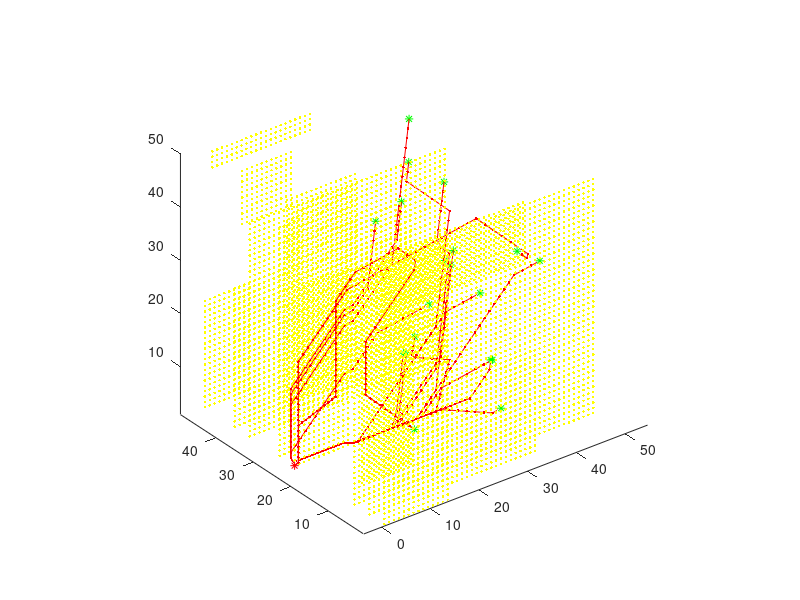

Write MATLAB code to recreate this figure.
function exploreWaterpump3D()
close all;

animate=true;
numdests=20;

matsize=50;
table=zeros([matsize,matsize,matsize]);
numofits=10000;


% startN=round(rand(1,2)*matsize);
startN=[1,matsize/2,1];
endN=[ceil(rand(numdests-1,3)*matsize)];

%make sure they are different and not zero
% while startN(1)==0 || startN(2)==0 || startN(3)==0 ; startN=round(rand(1,3)*matsize); end
% while (endN(1)==startN(1) && endN(2)==startN(2) && endN(3)==startN(3)) || endN(1)==0 || endN(2)==0 ||endN(3)==0 ;  endN=round(rand(1,3)*matsize); end

%% Make obstacles
obstacles=[];

%spiral
% obdensity=8;
% t = 0:0.1:obdensity*matsize; obstacles=unique(round([([t .* cos(t)]'+obdensity*matsize)./obdensity, ([t .* sin(t)]'+obdensity*matsize)./obdensity]),'rows');

%random stalagmite & stalactite like obstacles
for i=1:4:matsize
    if rand>0.5
        barlength=round(rand*matsize);while barlength==matsize; round(rand*matsize);end
        current_z=1;
        while rand>0.05
            obstacles=[obstacles;[[1:matsize-barlength]',i*ones([matsize-barlength,1]),current_z*ones([matsize-barlength,1])]];
            current_z=current_z+1;
        end
    end
end

for i=3:4:matsize
    if rand>0.5
        barlength=round(rand*matsize);while barlength==matsize; round(rand*matsize);end
        current_z=0;
        while rand>0.05
            obstacles=[obstacles;[[barlength+1:matsize+1]',i*ones([matsize-barlength+1,1]),current_z*ones([matsize-barlength+1,1])]];
            current_z=current_z+1;
        end       
    end
end

% random dust
% obstacles=[obstacles;round(rand(matsize^2,3)*matsize)];

if ~isempty(find(obstacles(:,1)==startN(1) & obstacles(:,2)==startN(2) & obstacles(:,3)==startN(3) ,1))
    badnode=find(obstacles(:,1)==startN(1) & obstacles(:,2)==startN(2) & obstacles(:,3)==startN(3));
    obstacles=obstacles([1:badnode-1,badnode+1:end],:);
end
if ~isempty(find(obstacles(:,1)==endN(1) & obstacles(:,2)==endN(2) & obstacles(:,3)==endN(3),1))
    badnode=find(obstacles(:,1)==endN(1) & obstacles(:,2)==endN(2) & obstacles(:,3)==endN(3));
    obstacles=obstacles([1:badnode-1,badnode+1:end],:);
end
%get rid of zeros
obstacles=obstacles(obstacles(:,1)>0 & obstacles(:,2)>0 & obstacles(:,3)>0 &...
                    obstacles(:,1)<=matsize & obstacles(:,2)<=matsize & obstacles(:,3)<=matsize,:);
% plot(obstacles(:,1),obstacles(:,2),'r.');

%set start to be 1
table(startN(1),startN(2),startN(3))=1;

%% Realise water from start
tic
for i=1:numofits;
    a=[];b=[];c=[];
    totalsize=length(find(table==1));
    for cCount=1:matsize
        if size(a,1)==totalsize;break;end
        [atemp,btemp]=find(table(:,:,cCount)==1);
        ctemp=cCount*ones([size(atemp,1),1]);
        a=[a;atemp];
        b=[b;btemp];
        c=[c;ctemp];
    end
    
    
%    if there are none ==1 then we have explored as much as possible
    if isempty(a);  
        display('No path possible');break; 
    end
    %set to update the surrounding cells
    toupdate=[a-1,b-1,c-1;a-1,b,c-1;a-1,b+1,c-1;
              a,b-1,c-1;a,b,c-1;a,b+1,c-1;
              a+1,b-1,c-1;a+1,b,c-1;a+1,b+1,c-1;
              
              a-1,b-1,c;a-1,b,c;a-1,b+1,c;
              a,b-1,c;a,b,c;a,b+1,c;
              a+1,b-1,c;a+1,b,c;a+1,b+1,c;
              
              a-1,b-1,c+1;a-1,b,c+1;a-1,b+1,c+1;
              a,b-1,c+1;a,b,c+1;a,b+1,c+1;
              a+1,b-1,c+1;a+1,b,c+1;a+1,b+1,c+1];
          
          toupdate=toupdate(toupdate(:,1)>0 & toupdate(:,1)<matsize+1,:);
          toupdate=toupdate(toupdate(:,2)>0 & toupdate(:,2)<matsize+1,:);
          toupdate=toupdate(toupdate(:,3)>0 & toupdate(:,3)<matsize+1,:);
          
    %find all other cells which are greater than 0
%     [c,d]=find(table>1);
    [a2,b2,c2]=find(table>1);
    
    %put together into a single index and only use unique
    singleindex=unique([(toupdate(:,3)-1)*matsize^2+(toupdate(:,2)-1)*matsize+toupdate(:,1);...
                        (c2-1)*matsize^2+(b2-1)*matsize+a2]);
    %only update each cell once         
    %toupdate=unique([toupdate;[c,d]],'rows');
    
    table(singleindex)=table(singleindex)+1;
    
    %remove obstacles (set to 0)
    table((obstacles(:,3)-1)*matsize^2+(obstacles(:,2)-1)*matsize+obstacles(:,1))=0;
    
    %if we have got to the destination then break - a path is possible
    if isempty(find(table((endN(:,3)-1)*matsize^2+(endN(:,2)-1)*matsize+endN(:,1))==0,1)); break; end
    %draw every now and again
    if  animate==true && rand>1 %0.95 
        Xtoplot=1:matsize;
        Ytoplot=1:matsize;
        Ztoplot=1:matsize;
        toplot=[];plotcolor=[];
        for x=Xtoplot
            for y=Ytoplot
                toplot=[toplot;x*ones([matsize,1]),y*ones([matsize,1]),Ztoplot'];
                plotcolor=[plotcolor;squeeze(table(x,y,:))];
            end
        end
        plotcolor=plotcolor./max(plotcolor);
        scatter3(toplot(:,1),toplot(:,2),toplot(:,3),plotcolor','marker','*');
        drawnow
    end

end
toc
% keyboard
%% Go from destination to source (ANIMATE)

%if there is a way to get to the start
if ~isempty(find(table((endN(:,3)-1)*matsize^2+(endN(:,2)-1)*matsize+endN(:,1))>0,1))
    %plot start and finish
    hold on;
    plot3(startN(3),startN(2),startN(1),'r*')
    plot3(endN(:,3),endN(:,2),endN(:,1),'g*')
    plot3(obstacles(:,3),obstacles(:,2),obstacles(:,1),'y.')
    scrsz = get(0,'ScreenSize');
    set(gcf,'Position',[1 scrsz(2) scrsz(3) scrsz(4)])
    axis equal;view(3);rotate3d

    goalsfound=find(table((endN(:,3)-1)*matsize^2+(endN(:,2)-1)*matsize+endN(:,1))>0)';
    for i=1:size(goalsfound,2)
        %work backwards from the finish
        pathval(i).val=[endN(goalsfound(i),1),endN(goalsfound(i),2),endN(goalsfound(i),3)];
        maxval=0;
        % while the first step of the path is not at the start work backwards
        while pathval(i).val(1,1)~=startN(1) || pathval(i).val(1,2)~=startN(2) || pathval(i).val(1,3)~=startN(3)
            a=pathval(i).val(1,1);b=pathval(i).val(1,2);c=pathval(i).val(1,3);

            %find the next (actally previous) node
            nextnode=[a-1,b-1,c-1;a-1,b,c-1;a-1,b+1,c-1;
                      a,b-1,c-1;a,b,c-1;a,b+1,c-1;
                      a+1,b-1,c-1;a+1,b,c-1;a+1,b+1,c-1;

                      a-1,b-1,c;a-1,b,c;a-1,b+1,c;
                      a,b-1,c;a,b,c;a,b+1,c;
                      a+1,b-1,c;a+1,b,c;a+1,b+1,c;

                      a-1,b-1,c+1;a-1,b,c+1;a-1,b+1,c+1;
                      a,b-1,c+1;a,b,c+1;a,b+1,c+1;
                      a+1,b-1,c+1;a+1,b,c+1;a+1,b+1,c+1];
              
            nextnode=nextnode(nextnode(:,1)>0 & nextnode(:,1)<=matsize,:);
            nextnode=nextnode(nextnode(:,2)>0 & nextnode(:,2)<=matsize,:); 
            nextnode=nextnode(nextnode(:,3)>0 & nextnode(:,3)<=matsize,:); 
            %go through possible nextnodes and find the highest or the closest
            %if they are the same value
            index=1;updated=false;
            for j=1:size(nextnode,1)
                if table(nextnode(j,1),nextnode(j,2),nextnode(j,3))>maxval 
                    index=j;maxval=table(nextnode(j,1),nextnode(j,2),nextnode(j,3));
                    updated=true;
                elseif table(nextnode(j,1),nextnode(j,2),nextnode(j,3))==maxval &&...
                        ((startN(1)-nextnode(j,1))^2+(startN(2)-nextnode(j,2))^2+(startN(3)-nextnode(j,3))^2)<=...
                        ((startN(1)-nextnode(index,1))^2+(startN(2)-nextnode(index,2))^2)+(startN(3)-nextnode(index,3))^2
                    index=j;maxval=table(nextnode(j,1),nextnode(j,2),nextnode(j,3));
                    updated=true;
                end
            end
            %if there is no higher than the current pick a random one
            %(SHOULDN'T BE NEEDED)
%             if updated==false
%                 index=floor(rand*size(nextnode,1)+1);
%                 table(nextnode(index,1),nextnode(index,2));
%                 while table(nextnode(index,1),nextnode(index,2))==0;index=floor(rand*size(nextnode,1)+1);end
%             end

            pathval(i).val=[nextnode(index,:);pathval(i).val];

            %plot the pathval        
            if animate
                plot3(nextnode(index,3),nextnode(index,2),nextnode(index,1),'r.');
                drawnow;pause(0.05);
            end
        end
        plot3(pathval(i).val(:,3),pathval(i).val(:,2),pathval(i).val(:,1),'r');
    end   
    %show the path lines
    
    %show pathval at end
    if ~animate
        hold on
        for i=1:1:size(pathval,2)
            plot3(pathval(i).val(:,3),pathval(i).val(:,2),pathval(i).val(:,1),'r.');            
        end
    end
end

%collsion checker
function [results]=checkcollision(J1,J2,J3)
keyboard
global workspace
newQ=[J1,J2,J3,0,0,0];

indexed_knowncoords=round(setdiff(workspace.knowncoords(GetImpLevInfo(workspace.knowncoords),:),workspace.indexedobsticles,'rows')/workspace.inc_size);
%this makes the check for a collision quicker
obsticle_points=workspace.indexedobsticles(GetImpLevInfo(workspace.indexedobsticles),:);
all_possible=round(workspace.unknowncoords(workspace.lev1unknown   ,:)/workspace.inc_size);
[nothing,index]=setdiff(all_possible,[indexed_knowncoords;obsticle_points],'rows');
unknown_points=workspace.unknowncoords(workspace.lev1unknown(index),:);

result=check_path_for_col(newQ,obsticle_points,unknown_points);
